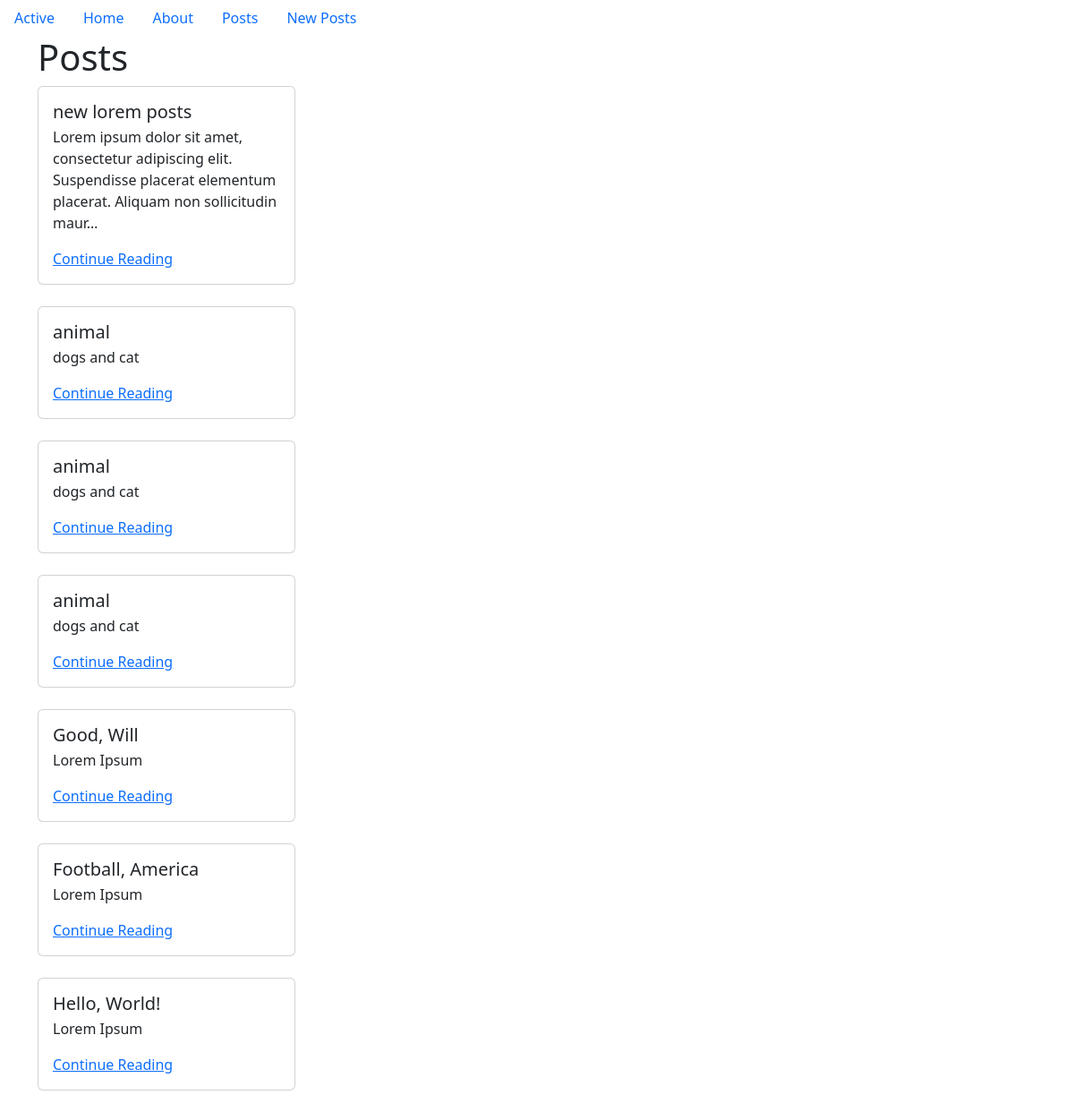
/posts/, run on the app's committed database.
### posts/models.py (models this page shows, shortened)
class Post(models.Model):
    title = models.CharField(max_length=128)
    subtitle = models.CharField(max_length=256)
    body = models.TextField()
    created_on = models.DateTimeField(auto_now_add=True)

### posts/views.py (the view)
# urls.py: path("", views.PostListView.as_view(), name="list"),
class PostListView(ListView):
    template_name = "posts/list.html"
    model = Post
    def get_context_data(self, **kwargs):
        context = super().get_context_data(**kwargs)
        context["post_list"] = Post.objects.order_by(
            "created_on").reverse()
        return context

### templates/posts/list.html (shortened to what this page needs)
{% extends 'base.html' %}
{% block content %}
<h1>Posts</h1>
{% for post in post_list %}
    <div class="card" style="width: 18rem;">
        <div class="card-body">
            <h5 class="card-title">{{ post.title }}</h5>
            <p class="card-text">{{ post.body|truncatechars:128}}</p>
            <a href="{% url 'detail' post.id %}" class="card-link">Continue Reading</a>
        </div>
    </div>
    <br/>
{% endfor %}
{% endblock content %}

### templates/base.html (shortened to what this page needs)
{% load static %}
<!DOCTYPE html>
<html lang="en">
<head>
    <link
        href="https://cdn.jsdelivr.net/npm/bootstrap@5.3.3/dist/css/bootstrap.min.css" rel="stylesheet"
>
    <link rel="stylesheet" href="{% static 'css/base.css' %}">
</head>
<body>
    <nav class="nav">
        <a class="nav-link active" aria-current="page" href="#">Active</a>
        <a class="nav-link" href="{% url 'home' %}">Home</a>
        <a class="nav-link" href="{% url 'about' %}">About</a>
        <a class="nav-link" href="{% url 'list' %}">Posts</a>
        <a class="nav-link" href="{% url 'new' %}">New Posts</a>
    </nav>
    <div class="container">
    {% block content %}{% endblock content %}
    </div>
</body>
</html>

### data on the page
Post: title "new lorem posts", body "Lorem ipsum dolor sit amet, consectetur adipiscing elit. Suspendisse placerat elementum placerat. Aliquam non sollicitudin maur…"
Post: title "animal", body "dogs and cat"
Post: title "animal", body "dogs and cat"
Post: title "animal", body "dogs and cat"
Post: title "Good, Will", body "Lorem Ipsum"
Post: title "Football, America", body "Lorem Ipsum"
Post: title "Hello, World!", body "Lorem Ipsum"
